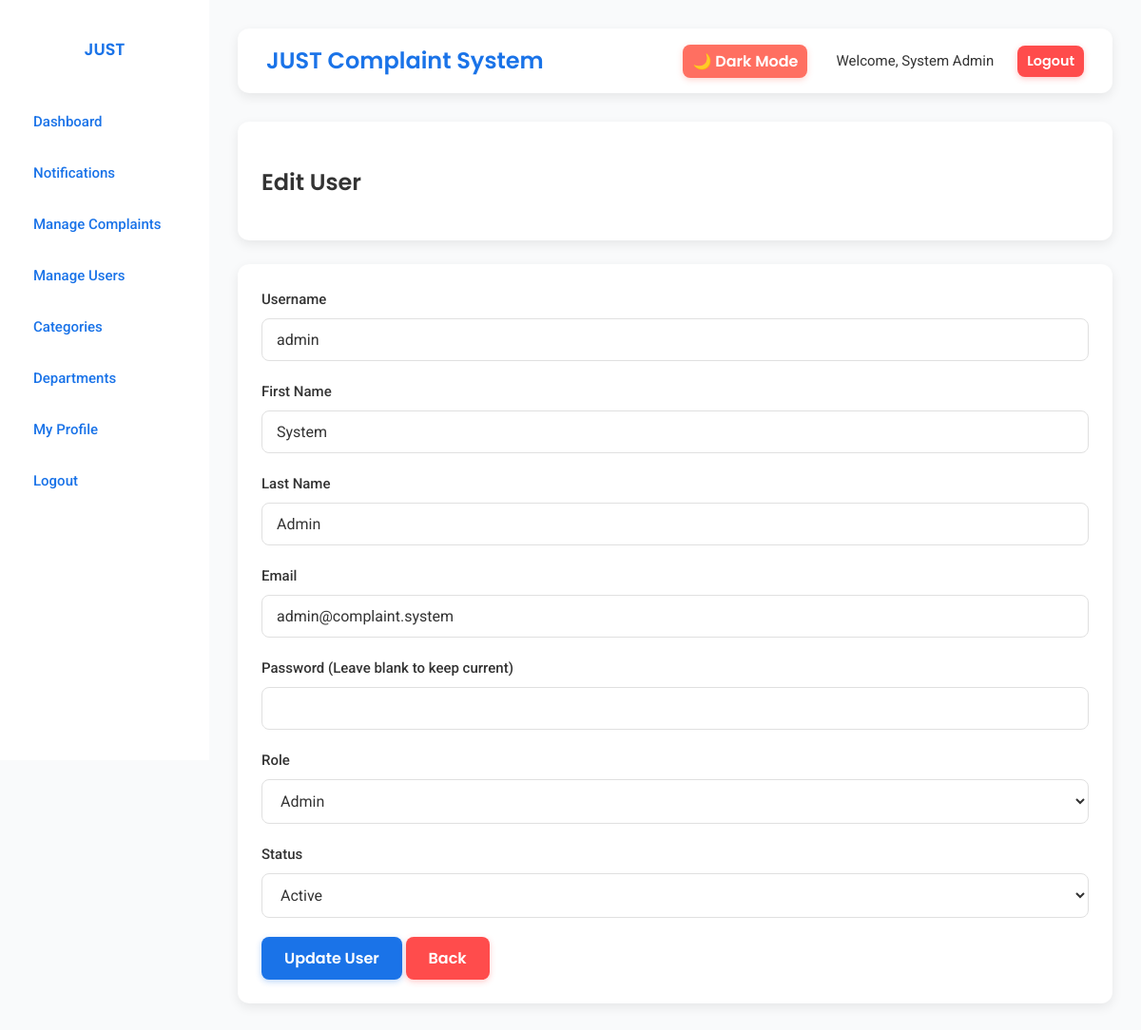
Screenshot of /dashboard/edit_user.php?id=1 (signed in) with the database file from the repository.
### tables this page shows
CREATE TABLE IF NOT EXISTS `users` (
  `id` int(11) NOT NULL AUTO_INCREMENT,
  `username` varchar(50) NOT NULL,
  `password` varchar(255) NOT NULL,
  `first_name` varchar(50) NOT NULL,
  `last_name` varchar(50) NOT NULL,
  `email` varchar(100) NOT NULL,
  `phone` varchar(20) DEFAULT NULL,
  `gender` enum('Male','Female','Other') NOT NULL,
  `profile_image` varchar(255) DEFAULT 'default_user.png',
  `role` enum('admin','student') NOT NULL DEFAULT 'student',
  `status` enum('active','inactive') NOT NULL DEFAULT 'active',
  `created_at` timestamp NOT NULL DEFAULT current_timestamp(),
  PRIMARY KEY (`id`),
  UNIQUE KEY `username` (`username`),
  UNIQUE KEY `email` (`email`)
);

### dashboard/edit_user.php (the view, shortened to what this page needs)
<?php
include '../includes/db_connect.php';
include '../includes/header.php';
$id = $_GET['id'];
$sql = "SELECT * FROM users WHERE id = $id";
$result = $conn->query($sql);
$user = $result->fetch_assoc();
?>
<div class="wrapper">
    <?php include '../includes/sidebar.php'; ?>
    <div class="content">
        <?php include '../includes/navbar.php'; ?>
        <div class="main-content">
            <div class="card">
                <h2>Edit User</h2>
            </div>
            <div class="card">
                <form action="edit_user.php?id=<?php echo $id; ?>" method="POST">
                    <div class="form-group">
                        <label>Username</label>
                        <input type="text" class="form-control"
                            value="<?php echo htmlspecialchars($user['username']); ?>" disabled>
                    </div>
                    <div class="form-group">
                        <label>First Name</label>
                        <input type="text" name="first_name" class="form-control"
                            value="<?php echo htmlspecialchars($user['first_name']); ?>" required>
                    </div>
                    <div class="form-group">
                        <label>Last Name</label>
                        <input type="text" name="last_name" class="form-control"
                            value="<?php echo htmlspecialchars($user['last_name']); ?>" required>
                    </div>
                    <div class="form-group">
                        <label>Email</label>
                        <input type="email" name="email" class="form-control"
                            value="<?php echo htmlspecialchars($user['email']); ?>" required>
                    </div>
                    <div class="form-group">
                        <label>Password (Leave blank to keep current)</label>
                        <input type="password" name="password" class="form-control">
                    </div>
                    <div class="form-group">
                        <label>Role</label>
                        <select name="role" class="form-control">
                            <option value="admin" <?php if ($user['role'] == 'admin')
                                echo 'selected'; ?>>Admin</option>
                        </select>
                    </div>
                    <div class="form-group">
                        <label>Status</label>
                        <select name="status" class="form-control">
                            <option value="active" <?php if ($user['status'] == 'active')
                                echo 'selected'; ?>>Active
                            </option>
                        </select>
                    </div>
                    <button type="submit" class="btn btn-primary">Update User</button>
                    <a href="users.php" class="btn btn-danger">Back</a>
                </form>
            </div>
        </div>
    </div>
</div>
<?php include '../includes/footer.php'; ?>

### assets/css/style.css (style rules this page uses)
:root { --primary-color: #1A73E8; --primary-hover: #155bb5; --secondary-bg: #F9FAFB; --accent-color: #FF6F61; --accent-hover: #e65b50; --success-color: #28C76F; --warning-color: #FFA500; --danger-color: #FF4C4C; --text-color: #333333; --text-light: #FFFFFF; --card-bg: #FFFFFF; --sidebar-bg: #1E1E2F; --sidebar-text: #E0E0E0; --border-color: #E0E0E0; --border-radius: 12px; --input-radius: 8px; --box-shadow: 0 4px 12px rgba(0, 0, 0, 0.08); --hover-transform: translateY(-3px); --font-heading: 'Poppins', sans-serif; --font-body: 'Roboto', sans-serif; }
* { box-sizing: border-box; }
body { font-family: var(--font-body); background-color: var(--secondary-bg); color: var(--text-color); margin: 0; line-height: 1.6; font-size: 15px; }
h1, h2, h3, h4, h5, h6 { font-family: var(--font-heading); font-weight: 600; margin-bottom: 1rem; color: inherit; }
h2 { font-size: 24px; }
a { color: var(--primary-color); text-decoration: none; transition: color 0.3s ease; }
.wrapper { display: flex; width: 100%; min-height: 100vh; }
.content { width: 100%; margin-left: 220px; padding: 30px; transition: all 0.3s; display: flex; flex-direction: column; }
.card { background: var(--card-bg); padding: 25px; margin-bottom: 25px; border-radius: var(--border-radius); box-shadow: var(--box-shadow); border: none; transition: transform 0.3s ease, box-shadow 0.3s ease; }
.form-group { margin-bottom: 20px; }
.form-group label { display: block; margin-bottom: 8px; font-weight: 500; }
.form-control { width: 100%; padding: 12px 15px; margin: 0; border: 1px solid var(--border-color); border-radius: var(--input-radius); background: var(--card-bg); color: var(--text-color); font-family: var(--font-body); font-size: 1rem; transition: all 0.3s ease; }
.btn { padding: 10px 24px; border: none; border-radius: var(--input-radius); font-family: var(--font-heading); font-weight: 600; font-size: 1rem; cursor: pointer; text-decoration: none; display: inline-flex; align-items: center; justify-content: center; transition: all 0.3s ease; text-transform: capitalize; color: var(--white); }
.btn-primary { background: var(--primary-color); color: #fff; box-shadow: 0 2px 6px rgba(26, 115, 232, 0.3); }
.btn-danger { background: var(--danger-color); color: #fff; box-shadow: 0 2px 6px rgba(255, 76, 76, 0.3); }

### rows the page displays
users: username "admin", first_name "System", last_name "Admin", email "admin@complaint.system", role "Admin", status "Active"

### other values shown
$_SESSION['name'] "System Admin"
